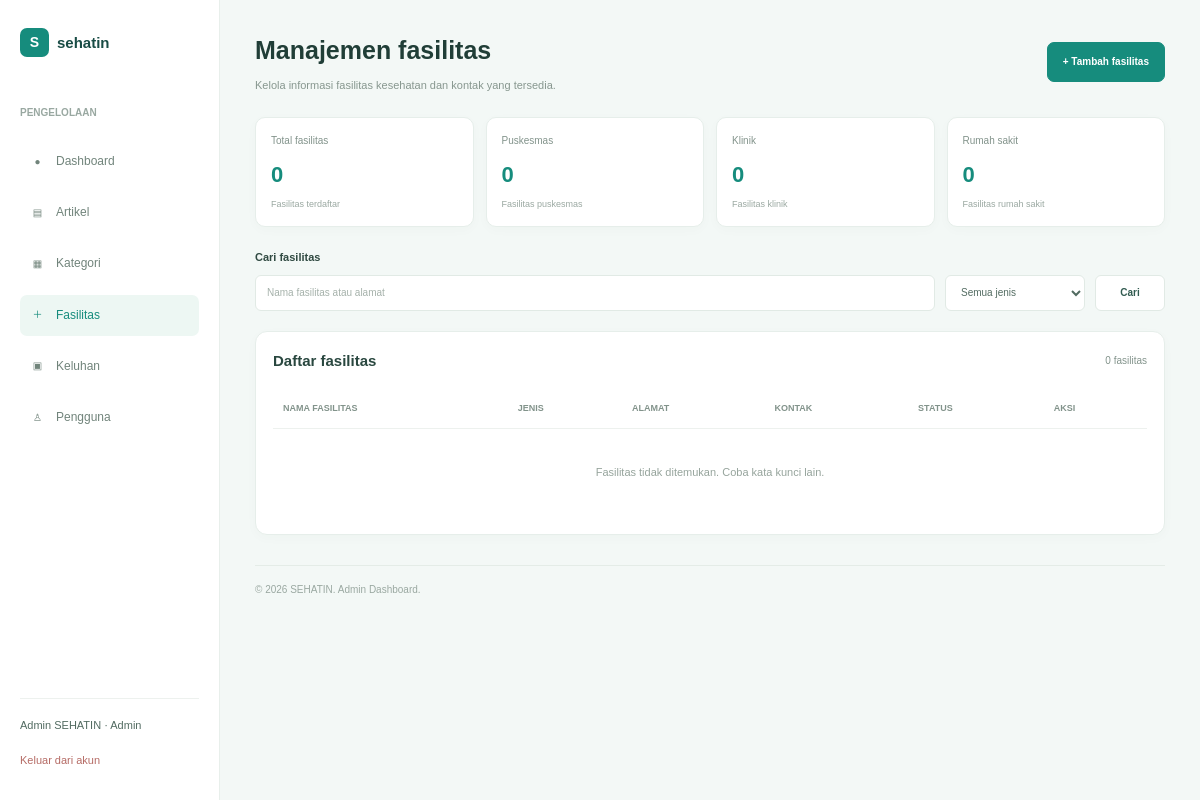
/admin/facilities/index.php (signed in), run on an earlier commit of the app's database.
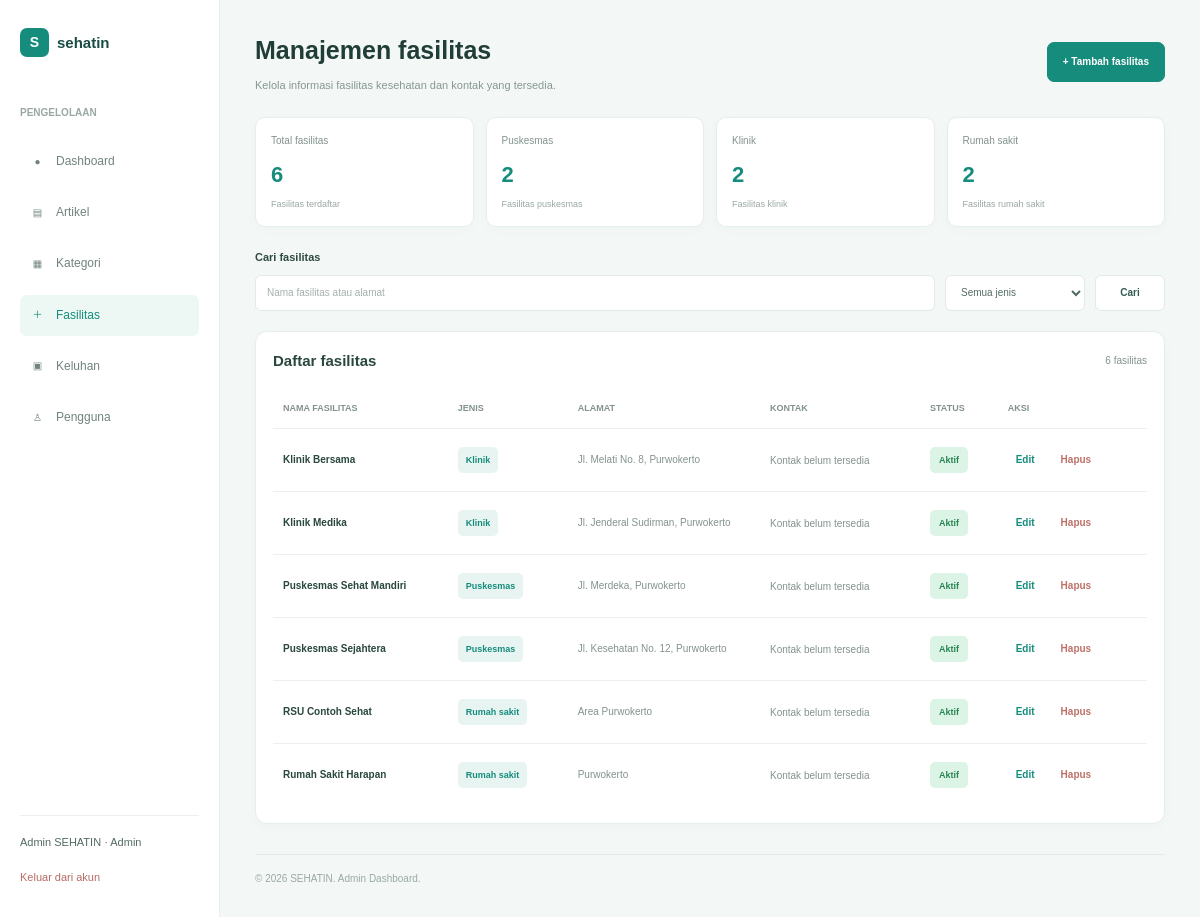
And on a later commit of the database.
### tables this page shows
CREATE TABLE IF NOT EXISTS facilities (
    id INT AUTO_INCREMENT PRIMARY KEY,
    name VARCHAR(150) NOT NULL,
    type VARCHAR(80) NOT NULL,
    address TEXT NOT NULL,
    phone VARCHAR(30) NULL,
    description TEXT NULL,
    created_at DATETIME NOT NULL DEFAULT CURRENT_TIMESTAMP,
    updated_at DATETIME NULL
);

### admin/facilities/index.php (the view, shortened to what the changed rows need)
<?php
require_once __DIR__ . "/../../config/database.php";
$keyword = trim($_GET["search"] ?? "");
$typeFilter = $_GET["type"] ?? "";
$facilities = [];
$sqlFacilities = "SELECT
                    id,
                    name,
                    type,
                    address,
                    phone,
                    description
                  FROM facilities
                  ORDER BY name ASC";
$resultFacilities = $conn->query($sqlFacilities);
if ($resultFacilities) {
    while ($row = $resultFacilities->fetch_assoc()) {
        $row["contact"] = !empty($row["phone"])
            ? $row["phone"]
            : "Kontak belum tersedia";
        $row["status"] = "Aktif";
        $facilities[] = $row;
    }
}
$filteredFacilities = array_filter(
    $facilities,
    function ($facility) use ($keyword, $typeFilter) {
        $matchKeyword = $keyword === ""
            || stripos($facility["name"], $keyword) !== false
            || stripos($facility["address"], $keyword) !== false;
        $matchType = $typeFilter === ""
            || $facility["type"] === $typeFilter;
        return $matchKeyword && $matchType;
    }
);
$totalFacilities = count($facilities);
$totalPuskesmas = 0;
$totalKlinik = 0;
$totalHospital = 0;
foreach ($facilities as $facility) {
    if ($facility["type"] === "Puskesmas") {
        $totalPuskesmas++;
    } elseif ($facility["type"] === "Klinik") {
        $totalKlinik++;
    } elseif ($facility["type"] === "Rumah sakit") {
        $totalHospital++;
    }
}
function e($value)
{
    return htmlspecialchars((string) $value, ENT_QUOTES, "UTF-8");
}
?>
<!DOCTYPE html>
<html lang="id">
<head>
    <link rel="stylesheet" href="../../assets/css/reset.css">
    <link rel="stylesheet" href="../../assets/css/style.css">
    <link rel="stylesheet" href="../../assets/css/admin-dashboard.css">
    <link rel="stylesheet" href="../../assets/css/admin-facilities.css">
</head>
<body class="admin-dashboard-page">
    <div class="admin-layout">
        <main class="admin-main admin-facilities-main">
            <header class="admin-facilities-header">
                <div>
                    <h1>Manajemen fasilitas</h1>
                </div>
            </header>
            <section class="admin-facility-summary">
                <div class="facility-summary-card">
                    <span>Total fasilitas</span>
                    <h2><?= $totalFacilities ?></h2>
                    <p>Fasilitas terdaftar</p>
                </div>
                <div class="facility-summary-card">
                    <span>Puskesmas</span>
                    <h2><?= $totalPuskesmas ?></h2>
                    <p>Fasilitas puskesmas</p>
                </div>
                <div class="facility-summary-card">
                    <span>Klinik</span>
                    <h2><?= $totalKlinik ?></h2>
                    <p>Fasilitas klinik</p>
                </div>
                <div class="facility-summary-card">
                    <span>Rumah sakit</span>
                    <h2><?= $totalHospital ?></h2>
                    <p>Fasilitas rumah sakit</p>
                </div>
            </section>
            <section class="admin-facility-table-card">
                <div class="admin-facility-table-heading">
                    <h2>Daftar fasilitas</h2>
                    <span>
                        <?= count($filteredFacilities) ?> fasilitas
                    </span>
                </div>
                <div class="admin-facility-table-wrapper">
                    <table class="admin-facility-table">
                        <thead>
                            <tr>
                                <th>NAMA FASILITAS</th>
                                <th>JENIS</th>
                                <th>ALAMAT</th>
                                <th>KONTAK</th>
                                <th>STATUS</th>
                                <th>AKSI</th>
                            </tr>
                        </thead>
                        <tbody>
                            <?php if (count($filteredFacilities) > 0): ?>
                                <?php foreach ($filteredFacilities as $facility): ?>
                                    <tr>
                                        <td class="facility-name-cell">
                                            <?= e($facility["name"]) ?>
                                        </td>
                                        <td>
                                            <span class="facility-type-badge">
                                                <?= e($facility["type"]) ?>
                                            </span>
                                        </td>
                                        <td class="facility-address-cell">
                                            <?= e($facility["address"]) ?>
                                        </td>
                                        <td class="facility-contact-cell">
                                            <?= e($facility["contact"]) ?>
                                        </td>
                                        <td>
                                            <span class="facility-active-badge">
                                                <?= e($facility["status"]) ?>
                                            </span>
                                        </td>
                                        <td>
                                            <div class="admin-facility-actions">
                                                <a
                                                    href="edit.php?id=<?= (int) $facility["id"] ?>"
                                                    class="facility-edit-button"
                                                >
                                                    Edit
                                                </a>
                                                <form
                                                    action="index.php"
                                                    method="POST"
                                                    onsubmit="return confirm('Yakin ingin menghapus fasilitas ini?')"
                                                >
                                                    <button
                                                        type="submit"
                                                        class="facility-delete-button"
                                                    >
                                                        Hapus
                                                    </button>
                                                </form>
                                            </div>
                                        </td>
                                    </tr>
                                <?php endforeach; ?>
                            <?php else: ?>
                                <tr>
                                    <td colspan="6" class="admin-facility-empty">
                                        Fasilitas tidak ditemukan.
                                        Coba kata kunci lain.
                                    </td>
                                </tr>
                            <?php endif; ?>
                        </tbody>
                    </table>
                </div>
            </section>
        </main>
    </div>
</body>
</html>

What changed in the data, as far as the page shows it:
added facilities: name "Klinik Bersama", type "Klinik", address "Jl. Melati No. 8, Purwokerto", contact "Kontak belum tersedia", status "Aktif"
added facilities: name "Klinik Medika", type "Klinik", address "Jl. Jenderal Sudirman, Purwokerto", contact "Kontak belum tersedia", status "Aktif"
added facilities: name "Puskesmas Sehat Mandiri", type "Puskesmas", address "Jl. Merdeka, Purwokerto", contact "Kontak belum tersedia", status "Aktif"
added facilities: name "Puskesmas Sejahtera", type "Puskesmas", address "Jl. Kesehatan No. 12, Purwokerto", contact "Kontak belum tersedia", status "Aktif"
added facilities: name "RSU Contoh Sehat", type "Rumah sakit", address "Area Purwokerto", contact "Kontak belum tersedia", status "Aktif"
added facilities: name "Rumah Sakit Harapan", type "Rumah sakit", address "Purwokerto", contact "Kontak belum tersedia", status "Aktif"
Also different on the page:
$totalFacilities: "0" → "6"
$totalPuskesmas: "0" → "2"
$totalKlinik: "0" → "2"
$totalHospital: "0" → "2"
count($filteredFacilities): "0" → "6"
text no longer shown: "Fasilitas tidak ditemukan. Coba kata kunci lain."
